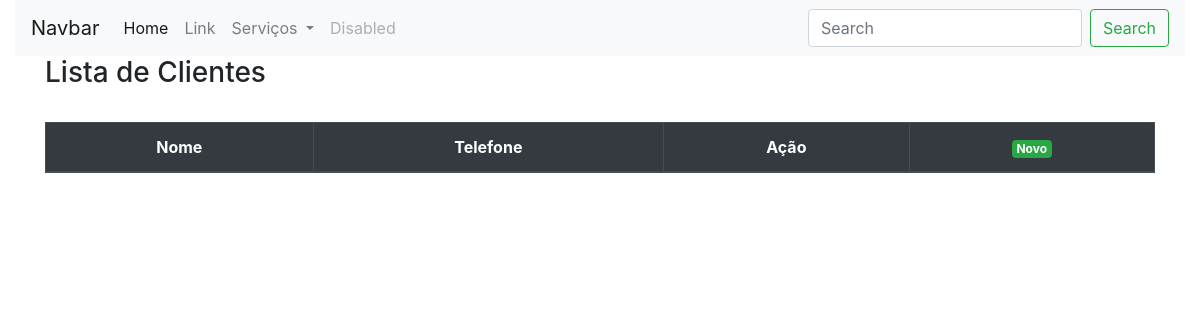
The app's page /, older data.
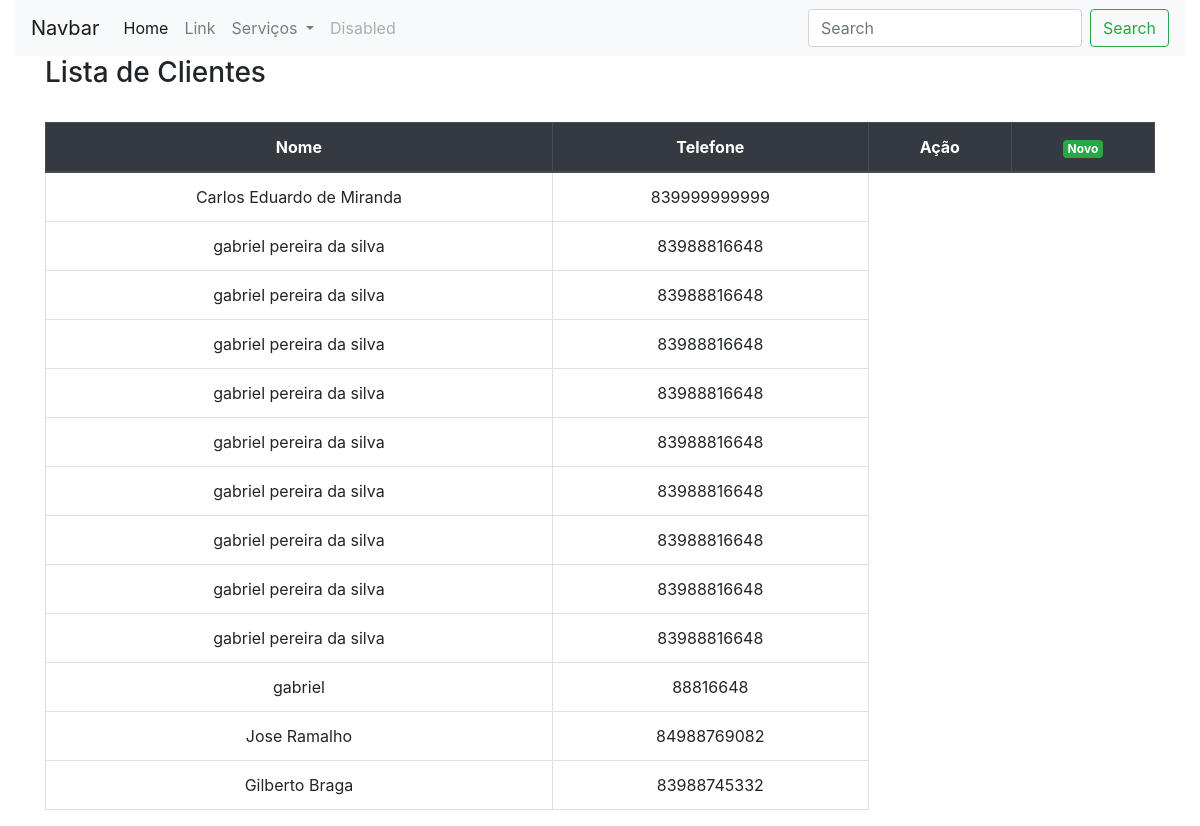
The same page, newer data.
### cliente/models.py (models this page shows, shortened)
class Cliente(models.Model):
    nome = models.CharField('Nome', max_length=30)
    email = models.EmailField('E-mail', max_length=60)
    telefone = models.CharField('Telefone', max_length=12)
    rua = models.CharField('Rua', max_length=50)
    numero = models.CharField('Numero/Quadra/Lote', max_length=5)
    bairro = models.CharField('Bairro', max_length=50)
    cidade = models.CharField('Cidade', max_length=50)
    ponto_referencia = models.CharField('Ponto de referencia', max_length=100)
    class Meta:
        verbose_name = 'CLiente'
        verbose_name_plural = 'Clientes'

### cliente/views.py (the view)
# urls.py: path('', list_cliente, name='cliente_list'),
def list_cliente(request):
    clientes = Cliente.objects.all().order_by('-id')
    context = {
        'cliente': clientes
    }
    return render(request, 'cliente/cliente_list.html', context)

### cliente/templates/cliente/cliente_list.html (shortened to what this page needs)
{% extends 'cliente/base.html' %}
{% load bootstrap4 %}
{% block content %}
<h3>Lista de Clientes</h3><br>
    <div class="table-responsive">
        <table class="table text-center table-bordered">
            <thead class="thead-dark">
                <th scope="col">Nome</th>
                <th scope="col">Telefone</th>
                <th scope="col">Ação</th>
                <th><a href="{% url 'cliente_new' %}"><span class="badge badge-success text-center">Novo</span></a></th>
            </thead>
            <tbody>
                {% for clientes in cliente %}
                <tr>
                    <td>{{ clientes.nome }}</td>
                    <td>{{ clientes.telefone }}</td>
                </tr>
                {% endfor %}
            </tbody>
        </table>
    </div>
{% endblock %}

Row changes from the older to the newer data that the page shows:
added Cliente: nome "Carlos Eduardo de Miranda", telefone "839999999999"
added Cliente: nome "gabriel pereira da silva", telefone "83988816648"
added Cliente: nome "gabriel pereira da silva", telefone "83988816648"
added Cliente: nome "gabriel pereira da silva", telefone "83988816648"
added Cliente: nome "gabriel pereira da silva", telefone "83988816648"
added Cliente: nome "gabriel pereira da silva", telefone "83988816648"
added Cliente: nome "gabriel pereira da silva", telefone "83988816648"
added Cliente: nome "gabriel pereira da silva", telefone "83988816648"
added Cliente: nome "gabriel pereira da silva", telefone "83988816648"
added Cliente: nome "gabriel pereira da silva", telefone "83988816648"
added Cliente: nome "gabriel", telefone "88816648"
added Cliente: nome "Jose Ramalho", telefone "84988769082"
added Cliente: nome "Gilberto Braga", telefone "83988745332"
